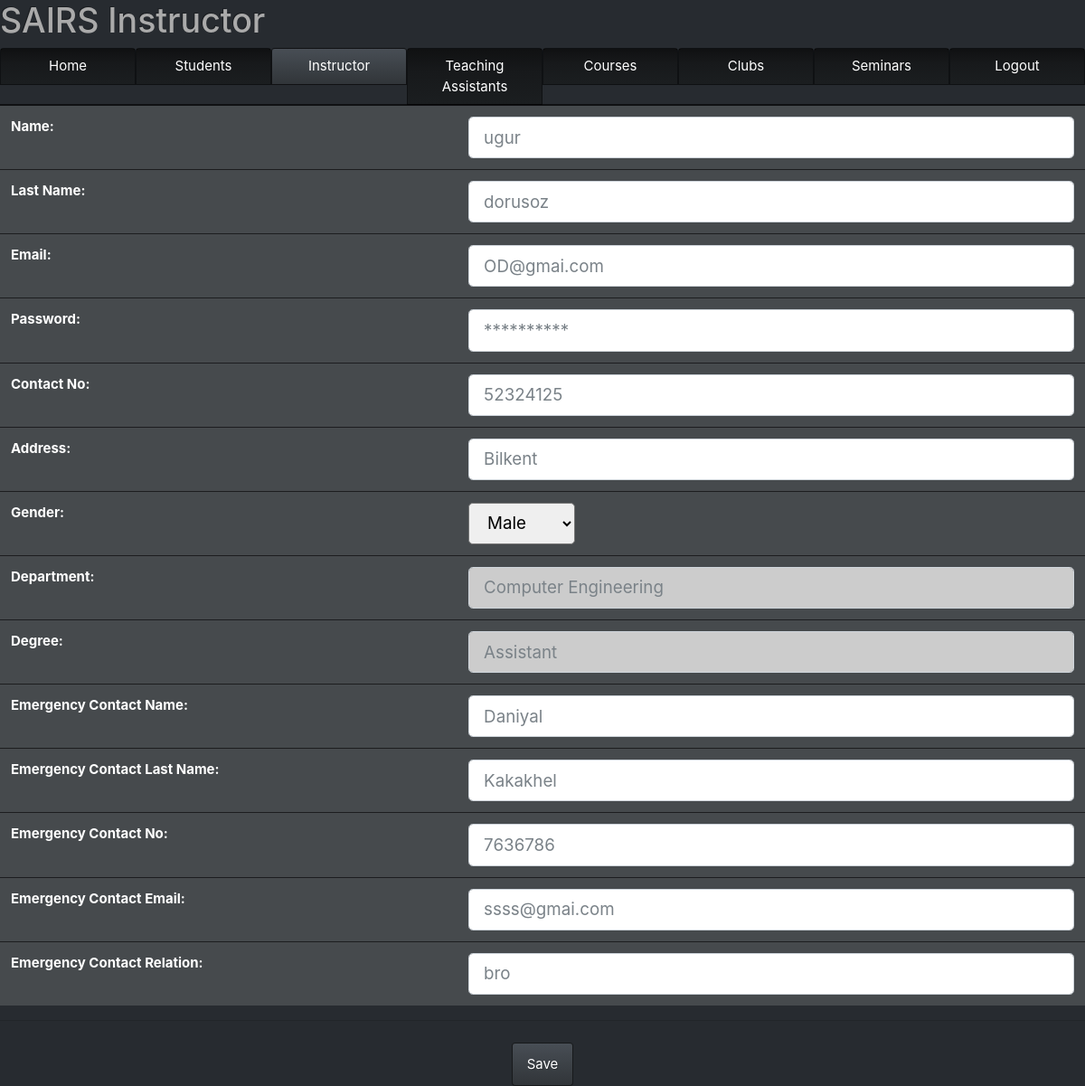
The page /html/Instructor/inst_Details.php (signed in) on the database its author committed.
### tables this page shows
CREATE TABLE `Person` (
  `person_ID` int(64) NOT NULL,
  `first_name` varchar(32) NOT NULL,
  `last_name` varchar(32) NOT NULL,
  `hash_password` varchar(32) NOT NULL,
  `login_status` enum('On','Off') DEFAULT NULL,
  `phone` varchar(32) DEFAULT NULL,
  `email` varchar(32) DEFAULT NULL,
  `gender` enum('Male','Female','Other') DEFAULT NULL,
  `address` varchar(64) DEFAULT NULL
);

CREATE TABLE `Dept_Person` (
  `name` varchar(64) NOT NULL,
  `person_ID` int(64) NOT NULL
);

CREATE TABLE `Instructor` (
  `instructor_ID` int(64) NOT NULL,
  `rank` enum('Associate','Assistant','Professor','Coordinator','Head','Dean') DEFAULT NULL
);

CREATE TABLE `Emergency_Contact` (
  `person_ID` int(64) DEFAULT NULL,
  `email` varchar(32) NOT NULL,
  `first_name` varchar(32) DEFAULT NULL,
  `last_name` varchar(32) DEFAULT NULL,
  `relation` varchar(32) DEFAULT NULL,
  `phone` varchar(32) DEFAULT NULL
);

### html/Instructor/inst_Details.php (the view, shortened to what this page needs)
<?php
require "../../php/config.php";
if (isset($_SESSION['person_ID'])){
  try {
    $connection = new PDO($dsn, $username, $password, $options);
    $id = $_SESSION['person_ID'];
    $sql = "SELECT P.first_name, P.last_name, P.gender, P.email, P.phone, P.address, P.hash_password, D.name as department, I.rank,
            EC.first_name as ec_name, EC.last_name as ec_l_name, EC.phone as ec_contact, EC.relation as ec_relation,
            EC.email as ec_email
            FROM Person as P, Dept_Person as D, Instructor as I, Emergency_Contact as EC
            WHERE P.person_ID = :id and D.person_ID = :id and EC.person_ID = :id;";
    $statement1 = $connection->prepare($sql);
    $statement1->bindParam(':id', $id, PDO::PARAM_STR);
    $statement1->execute();
    $result = $statement1->fetchAll()[0];
    $first_name = $result['first_name'];
    $last_name = $result['last_name'];
    $email = $result['email'];
    $phone = $result['phone'];
    $address = $result['address'];
    $gender = $result['gender'];
    $department = $result['department'];
    $rank = $result['rank'];
    $ec_name = $result['ec_name'];
    $ec_l_name = $result['ec_l_name'];
    $ec_contact = $result['ec_contact'];
    $ec_email = $result['ec_email'];
    $ec_relation = $result['ec_relation'];
  }catch(PDOException $error) {
    echo $sql . "<br>" . $error->getMessage();
  }
}else{
  header("Location: http://localhost/html/Login/Login_as_Student.php");
    exit();
}
?>
<!DOCTYPE html>
<html lang="en">
  <head>
    <link href="../../css/bootstrap.min.css" rel="stylesheet" />
    <link rel="stylesheet" href="../../css/style.css" />
    <link rel="stylesheet" href="https://use.fontawesome.com/releases/v5.7.0/css/all.css">
  </head>
  <h1>SAIRS Instructor</h1>
    <body>
        <div>
        <ul class="nav nav-tabs sticky-top nav-justified">
                <li class="nav-item ">
                    <a class="nav-link " data-toggle="tab" href="inst_Home.php">Home</a>
                </li>
                <li class="nav-item">
                  <a class="nav-link" data-toggle="tab" href="inst_Stud.php">Students</a>
                </li>
                <li class="nav-item active">
                  <a class="nav-link active" data-toggle="tab" href="inst_Details.php">Instructor</a>
                </li>
                <li class="nav-item">
                    <a class="nav-link" data-toggle="tab" href="inst_TA.php">Teaching Assistants</a>
                </li>
                <li class="nav-item">
                    <a class="nav-link" data-toggle="tab" href="inst_Course.php">Courses</a>
                </li>
                <li class="nav-item">
                    <a class="nav-link" data-toggle="tab" href="Instructor_Clubs.php">Clubs</a>
                </li>
                <li class="nav-item">
                  <a class="nav-link" data-toggle="tab" href="Instructor_Seminar.php">Seminars</a>
              </li>
              <li class="nav-item">
                <a class="nav-link" href="../../php/logout.inc.php">Logout</a>
              </li>
              </ul>
            <div id="myTabContent" class="tab-content">
            <form method="post" action="">
          <table class="table table-hovertext-center">
            <tbody>
              <tr class="table-active">
                <th>Name:</th>
                <th><input type="text" class="form-control form-control-lg" placeholder="<?php echo $first_name; ?>" name="first_name"></th>
              </tr>
              <tr class="table-active">
                <th>Last Name:</th>
                <th><input type="text" class="form-control form-control-lg" placeholder="<?php echo $last_name; ?>" name="last_name"></th>
              </tr>
              <tr class="table-active">
                <th>Email:</th>
                <th><input type="email" class="form-control form-control-lg" placeholder="<?php echo $email; ?>" name="email"></th>
              </tr>
              <tr class="table-active">
                <th>Password:</th>
                <th><input type="password" class="form-control form-control-lg" placeholder="**********" name="password"></th>
              </tr>
              <tr class="table-active">
                <th>Contact No:</th>
                <th><input type="text" class="form-control form-control-lg" placeholder="<?php echo $phone; ?>" name="phone"></th>
              </tr>
              <tr class="table-active">
                <th>Address:</th>
                <th><input type="text" class="form-control form-control-lg" placeholder="<?php echo $address; ?>" name="address"></th>
              </tr>
              <tr class="table-active">
                <th>Gender:</th>
                <th><select class="form-control-lg" name="gender">
                  <option selected=""><?php echo $gender; ?></option>
                </select></th>
              </tr>
              <tr class="table-active">
                <th>Department:</th>
                <th><input type="text" class="form-control form-control-lg" placeholder="<?php echo $department; ?>" name="department" readonly=""></th>
              </tr>
              <tr class="table-active">
                <th>Degree:</th>
                <th><input type="text" class="form-control form-control-lg" placeholder="<?php echo $rank; ?>" name="rank" readonly=""></th>
              </tr>
              <tr class="table-active">
                <th>Emergency Contact Name:</th>
                <th><input type="text" class="form-control form-control-lg" placeholder="<?php echo $ec_name; ?>" name="ec_name"></th>
              </tr>
              <tr class="table-active">
                <th>Emergency Contact Last Name:</th>
                <th><input type="text" class="form-control form-control-lg" placeholder="<?php echo $ec_l_name; ?>" name="ec_l_name"></th>
              </tr>
              <tr class="table-active">
                <th>Emergency Contact No:</th>
                <th><input type="text" class="form-control form-control-lg" placeholder="<?php echo $ec_contact; ?>" name="ec_contact"></th>
              </tr>
              <tr class="table-active">
                <th>Emergency Contact Email:</th>
                <th><input type="email" class="form-control form-control-lg" placeholder="<?php echo $ec_email; ?>" name="ec_email"></th>
              </tr>
              <tr class="table-active">
                <th>Emergency Contact Relation:</th>
                <th><input type="text" class="form-control form-control-lg" placeholder="<?php echo $ec_relation; ?>" name="ec_relation"></th>
              </tr>
            </tbody>
          </table>
          <div class="dropdown-divider pt-3"></div>
          <div class="container text-center">
            <input type="submit" class="btn btn-primary" name="save" role="button" value="Save">
          </div>
        </form>

### rows shown on the page
person: first_name "ugur", last_name "dorusoz", email "OD@gmai.com", phone "52324125", address "Bilkent", gender "Male"
dept_person: department "Computer Engineering"
instructor: rank "Assistant"
emergency_contact: ec_name "Daniyal", ec_l_name "Kakakhel", ec_contact "7636786", ec_email "ssss@gmai.com", ec_relation "bro"
